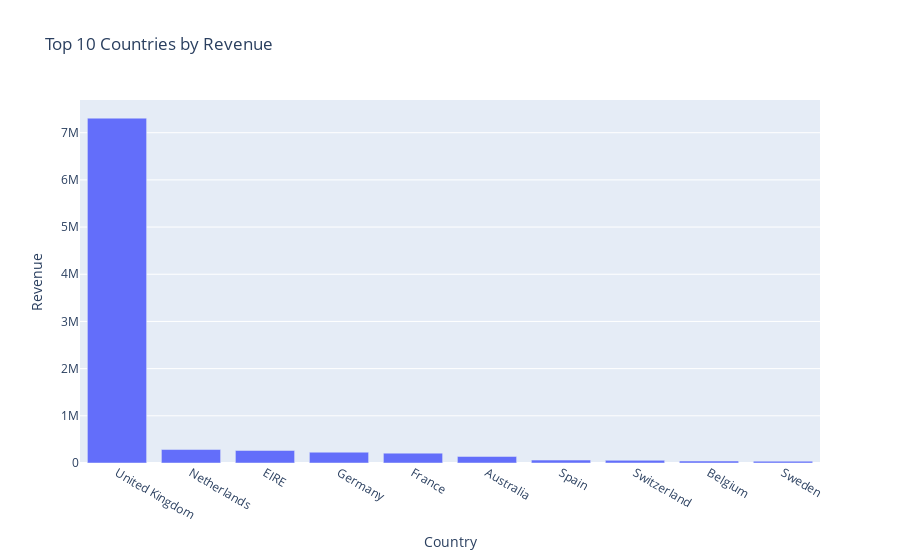

The notebook cell saved with this chart:
### Code cell
fig = px.bar(country_revenue.head(10), 
             x='Country', 
             y='Revenue', 
             title='Top 10 Countries by Revenue')
fig.show()

### Figure 1 — Plotly figure (JSON) as saved in the notebook; plotly's stock layout.template omitted (floating-point values rounded to 4 significant figures)
{"data": [{"hovertemplate": "Country=%{x}<br>Revenue=%{y}<extra></extra>", "legendgroup": "", "marker": {"color": "#636efa", "pattern": {"shape": ""}}, "name": "", "orientation": "v", "showlegend": false, "textposition": "auto", "type": "bar", "x": ["United Kingdom", "Netherlands", "EIRE", "Germany", "France", "Australia", "Spain", "Switzerland", "Belgium", "Sweden"], "xaxis": "x", "y": [7308000.0, 285400.0, 265500.0, 228900.0, 209000.0, 138500.0, 61580.0, 56440.0, 41200.0, 38380.0], "yaxis": "y"}], "layout": {"barmode": "relative", "legend": {"tracegroupgap": 0}, "title": {"text": "Top 10 Countries by Revenue"}, "xaxis": {"anchor": "y", "domain": [0, 1], "title": {"text": "Country"}}, "yaxis": {"anchor": "x", "domain": [0, 1], "title": {"text": "Revenue"}}}}
